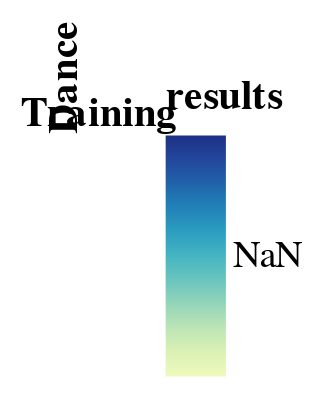

The notebook cell this image was saved under:
### Markdown cell above
### Visualizations

### Code cell
# 2D Heat Map

# Create new DF with "results" appended
alt.Chart(data).mark_rect().encode(
    x='Training:N',
    y='Dance:N',
    color='results:Q'
)

### Figure 1 — Vega-Lite specification as saved in the notebook (floating-point values rounded to 4 significant figures; data arrays with more than 128 entries replaced by an {"elided": "..."} marker saying what was removed)
{"config": {"view": {"continuousWidth": 400, "continuousHeight": 300}}, "data": {"name": "data-b3096104a8e44713a97a20356c6c43f8"}, "mark": "rect", "encoding": {"color": {"field": "results", "type": "quantitative"}, "x": {"field": "Training", "type": "nominal"}, "y": {"field": "Dance", "type": "nominal"}}, "$schema": "https://vega.github.io/schema/vega-lite/v4.17.0.json", "datasets": {"data-b3096104a8e44713a97a20356c6c43f8": {"elided": "200 records"}}}
